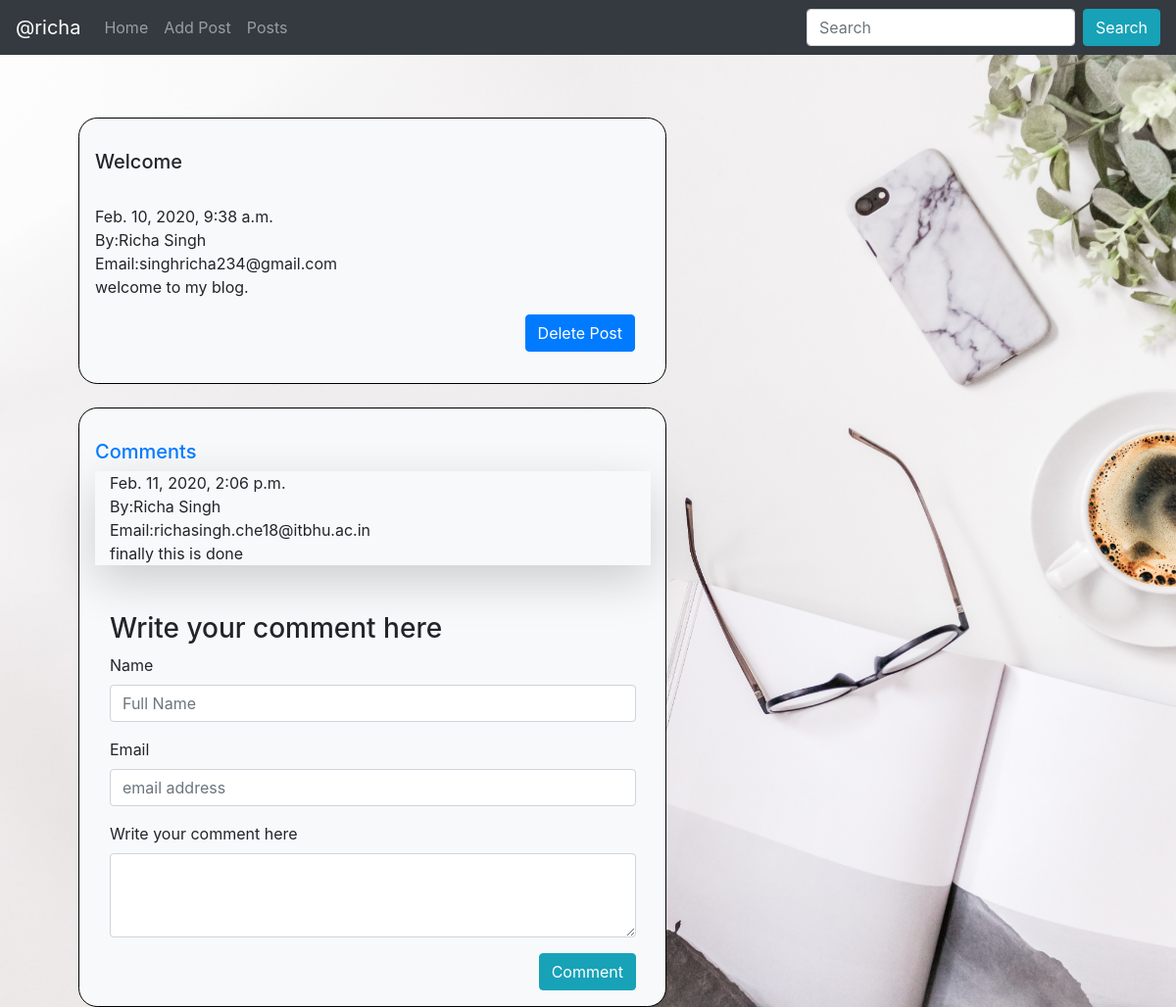
The app's page /comment/1 with its own data.
### posts/models.py (models this page shows)
class post(models.Model):
    name = models.CharField(max_length=30)
    email = models.EmailField()
    subject = models.TextField()
    content = models.TextField()
    date = models.DateTimeField(auto_now_add=True)

class comment(models.Model):
    value = models.IntegerField()
    name = models.CharField(max_length=30)
    email = models.EmailField()
    content = models.TextField()
    date = models.DateTimeField(auto_now_add=True)

### posts/views.py (the view)
# urls.py: path('comment/<int:p>',views.commentpage,name='comment'),
def commentpage(request,p):
    posst=get_object_or_404(post,id=p)
    series =  comment.objects.filter(value=p)
    return render(request,'posts/comment.html',{'post':posst,'series':series})

### posts/templates/posts/comment.html (shortened to what this page needs)
{% extends 'posts/blog.html' %}
{% block comment %}
{% for s in series %}
<div class="container bg-light shadow-lg mb-5 blog">
    <div class="row align-items-center">
             <div class="col">
                 <span class="person">{{ s.date }}</span><br>
                 <span class="person">By:{{ s.name }}</span><br>
                 <span class="person">Email:{{ s.email }}</span><br>
                 {{ s.content }}<br>
            </div>
    </div>
</div>
{% endfor %}
<div class="container">
<form action="{% url 'add_comment' p=post.id %}" method="POST">
    <h3>Write your comment here</h3>
    <div class="form-group">
        <label for="name">Name</label>
        <input type="name" class="form-control" id="name" name="name" placeholder="Full Name">
      </div>
      <div class="form-group">
        <label for="email">Email</label>
        <input type="email" class="form-control" id="email" name="email" placeholder="email address">
      </div>
   <div class="form-group">
     <label for="content">Write your comment here</label>
     <textarea class="form-control" id="content" name="content" rows="3"></textarea>
   </div>
   <button type="submit" class="btn btn-info yes">Comment</button>
 </form>
</div>
{% endblock %}

### posts/templates/posts/blog.html (shortened to what this page needs)
{% extends 'posts/layout.html' %}
{% load static %}
{% block head %}
<link rel="stylesheet" href="{% static 'css/blog.css' %}">
{% endblock %}
{% block content %}
<div class="d-flex flex-column">
    <div class="container detail bg-light">
        <h5>{{ post.subject}}</h5><br>
        {{ post.date }}<br>
        By:{{ post.name }}<br>
        Email:{{ post.email }}<br>
        {{ post.content }}<br>
        <span class="delete"><a class="btn btn-primary" role="button" href="{% url 'delete' p=post.id %}">Delete Post</a></span>
    </div>
    <div class="container bg-light detail">
        <a href="{% url 'comment' p=post.id %}"><h5>Comments</h5></a>
        {% block comment %}{% endblock %}
    </div>
</div>
{% endblock %}

### static/css/blog.css (style rules this page uses)
.detail { max-width: 50%; float: left; margin-top: 4rem; padding-top:2rem; margin-left:5rem; padding-left:1rem; padding-bottom: 1rem; word-wrap: break-word; border: solid black 0.5px; border-radius: 1.2rem; margin-bottom: -2.5rem; }
.delete { float: right; padding-top: 1rem; padding-bottom:1rem; padding-right: 1rem; }
.yes { float: right; }

### records on screen
post: subject "Welcome", date "Feb. 10, 2020, 9:38 a.m.", name "Richa Singh", email "singhricha234@gmail.com", content "welcome to my blog."
comment: date "Feb. 11, 2020, 2:06 p.m.", name "Richa Singh", email "richasingh.che18@itbhu.ac.in", content "finally this is done"
